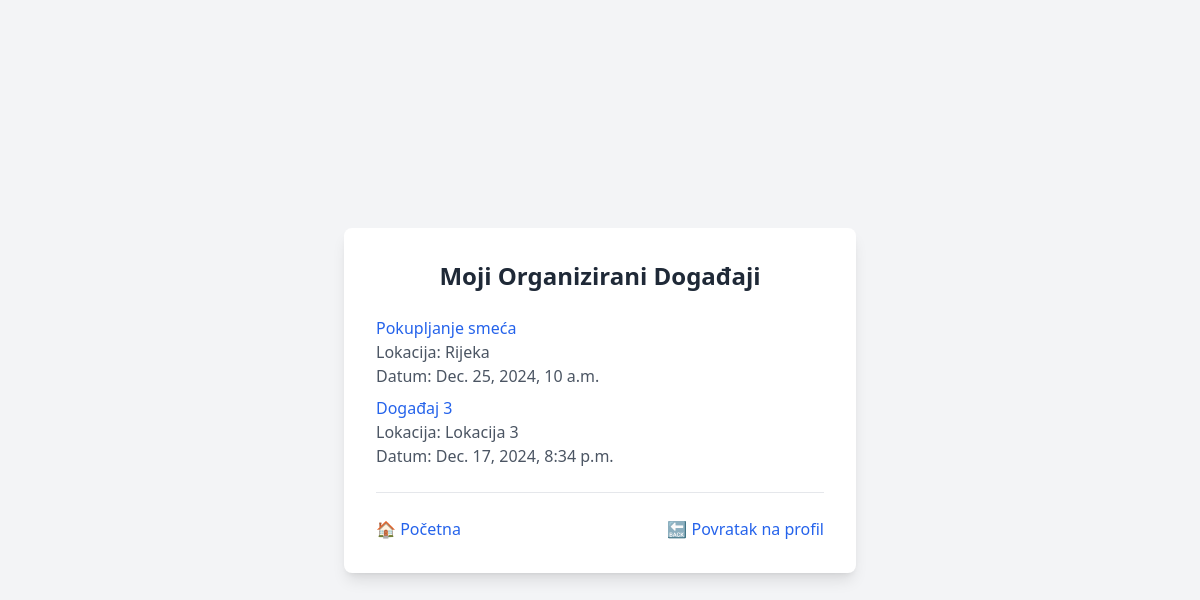
The app's page /my_events/ (signed in), older data.
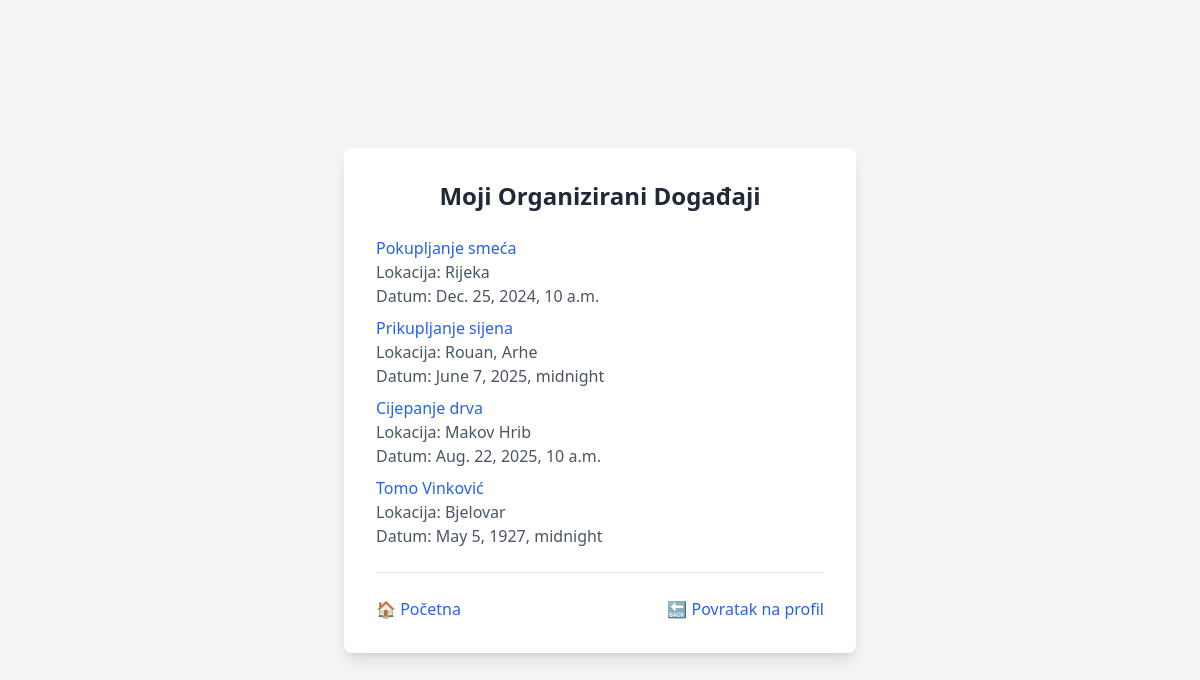
The same page, newer data.
### main/models.py (models this page shows, shortened)
class Event(models.Model):
    title = models.CharField(max_length=200)
    description = models.TextField()
    date = models.DateTimeField()
    location = models.CharField(max_length=255)
    organizer = models.ForeignKey(User, on_delete=models.CASCADE)
    created_at = models.DateTimeField(auto_now_add=True)
    updated_at = models.DateTimeField(auto_now=True)
    class Meta:
        default_permissions = ()
        permissions = [
            ("add_event", "Can add event"),
            ("view_event", "Can view event"),
            ("register_event", "Can register for event"),
            ("comment_event", "Can comment on event"),
        ]

### main/views.py (the view)
# urls.py: path('my_events/', MyEventListView.as_view(), name='my_event_list'),
class MyEventListView(LoginRequiredMixin, ListView):
    model = Event
    template_name = 'main/Event/my_event_list.html'
    context_object_name = 'events'
    def get_queryset(self):
        return Event.objects.filter(organizer=self.request.user)

### templates/main/Event/my_event_list.html (shortened to what this page needs)
<!DOCTYPE html>
<html lang="en">
<head>
    <script src="https://cdn.tailwindcss.com"></script>
</head>
<body class="bg-gray-100 min-h-screen flex items-center justify-center">
    <div class="bg-white p-8 rounded-lg shadow-lg w-full max-w-lg">
        <h1 class="text-2xl font-semibold text-gray-800 text-center">Moji Organizirani Događaji</h1>
        <ul class="mt-6 space-y-2">
            {% for event in events %}
                <li>
                    <a href="{% url 'main:event_detail' event.pk %}" class="text-blue-600 hover:underline">
                        {{ event.title }}
                    </a>
                    <p class="text-gray-600">Lokacija: {{ event.location }}</p>
                    <p class="text-gray-600">Datum: {{ event.date }}</p>
                </li>
            {% empty %}
                <li class="text-gray-600">Niste organizirali ni jedan događaj.</li>
            {% endfor %}
        </ul>
        <hr class="my-6">
        <div class="mt-6 flex justify-between">
            <a href="{% url 'main:home' %}" class="text-blue-600 hover:underline">🏠 Početna</a>
            <a href="{% url 'main:user_detail' user.id %}" class="text-blue-600 hover:underline">🔙 Povratak na profil</a>
        </div>
    </div>
</body>
</html>

Row changes from the older to the newer data that the page shows:
removed Event: title "Događaj 3", location "Lokacija 3", date "Dec. 17, 2024, 8:34 p.m."
added Event: title "Prikupljanje sijena", location "Rouan, Arhe", date "June 7, 2025, midnight"
added Event: title "Cijepanje drva", location "Makov Hrib", date "Aug. 22, 2025, 10 a.m."
added Event: title "Tomo Vinković", location "Bjelovar", date "May 5, 1927, midnight"
